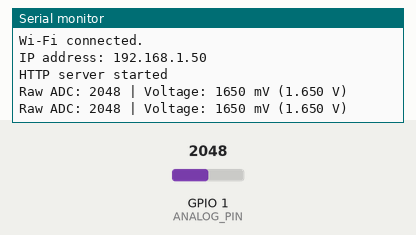
The sketch below on a simulated ESP32-S3. Shown: the last lines printed to the serial monitor. The inputs (shaded band) are chosen by the test bench; at power-on: GPIO 1 (ANALOG_PIN) = 2048 (analog values on the 0–4095 scale). WiFi joins after 1.5 s; servers stay silent unless stated.

Above: at 3.7 s.
3.8 s: GPIO 1 (ANALOG_PIN) set to 2866
At 5.1 s:
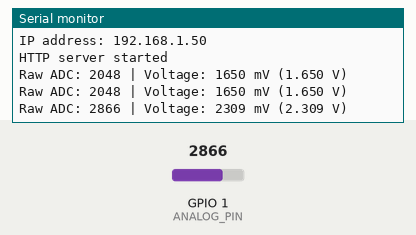
5.3 s: GPIO 1 (ANALOG_PIN) set to 3603
At 6.3 s:
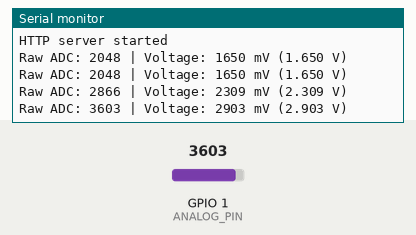
Timing chart, 0 to 8.3 s (numbered marks = the images above; inputs shaded):
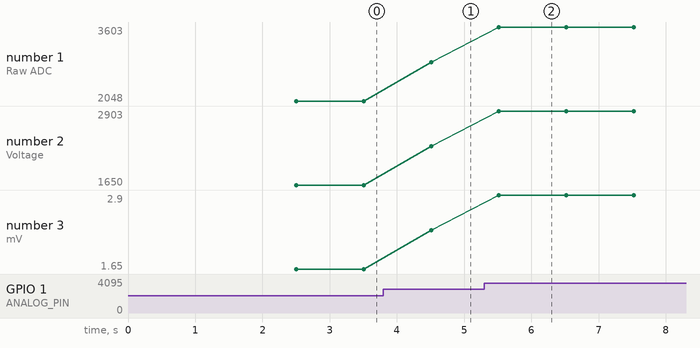

The sketch:

webserver_20261018203818.ino
```cpp
#include <WiFi.h>
#include <WebServer.h>

// Wi-Fiの接続情報を入力
const char* ssid = "aterm-bdbab8-g";
const char* password = "57d744f87f264";
const int ANALOG_PIN = 1; // 測定に使用するGPIOピン（例: GPIO1）

// ポート80（通常のHTTPポート）でWEBサーバーのインスタンスを作成
WebServer server(80);

// ルートパス「/」にアクセスされた時に実行される関数
void handleRoot() {
  String html = "<!DOCTYPE html><html>";
  html += "<head><meta charset=\"UTF-8\"><title>ESP32-S3 Web Server</title></head>";
  html += "<body>";
  html += "<h1>Hello from ESP32-S3!</h1>";
//  html += "<p>Webサーバーが正常に起動しています。</p>";
//  html += "</body></html>";

  // HTTPステータス200（成功）、コンテンツタイプ「text/html」でHTMLを送信
  server.send(200, "text/html", html);
}

// 登録されていないパスにアクセスされた時に実行される関数
void handleNotFound() {
  server.send(404, "text/plain", "404 Not Found");
}

void setup() {
  Serial.begin(115200);
  delay(1000);

  // Wi-Fiに接続
  Serial.println();
  Serial.print("Connecting to ");
  Serial.println(ssid);
  WiFi.begin(ssid, password);

  // 接続完了を待つ
  while (WiFi.status() != WL_CONNECTED) {
    delay(500);
    Serial.print(".");
  }

  // 接続されたらIPアドレスをシリアルモニターに表示
  Serial.println("");
  Serial.println("Wi-Fi connected.");
  Serial.print("IP address: ");
  Serial.println(WiFi.localIP());

  // ルーティングの設定（特定のURLパスと処理する関数を紐付け）
  server.on("/", handleRoot);
  server.onNotFound(handleNotFound);

  // サーバーの起動
  server.begin();
  Serial.println("HTTP server started");

  // ESP32-S3のデフォルト解像度は13bit（0?8191）ですが、
  // 明示的に12bit（0?4095）に固定しておくと他機種との互換性が上がります。
  analogReadResolution(12);

  // 3.3Vまでの電圧を測定できるようにアッテネータ（減衰器）を11dB（または12dB）に設定
  analogSetAttenuation(ADC_11db);
}

void loop() {
  // クライアントからの要求（HTTPリクエスト）を常に監視・処理する
  server.handleClient();

  int rawValue = analogRead(ANALOG_PIN);

  // 2. ミリボルト単位の電圧を直接取得（校正値が適用されます）
  uint32_t volt_mV = analogReadMilliVolts(ANALOG_PIN);

  // 3. ミリボルト（mV）をボルト（V）に変換
  float volt_V = volt_mV / 1000.0;

  // シリアルモニタへの出力
  Serial.print("Raw ADC: ");
  Serial.print(rawValue);
  Serial.print(" | Voltage: ");
  Serial.print(volt_mV);
  Serial.print(" mV (");
  Serial.print(volt_V, 3);
  Serial.println(" V)");

  delay(500); // 0.5秒ごとに測定
  delay(2); // ウォッチドッグタイマー(WDT)リセット対策用の短いディレイ

  String html = "<br>";
//  html += "<head><meta charset=\"UTF-8\"><title>Web Server</title></head>";
//  html += "<body>";
//  html += "<h1>Hello from ESP32-S3!</h1>";
  html += "Voltage:";
  html += volt_mV;
  html += "mV";
//  html += "</body></html>";

  // HTTPステータス200（成功）、コンテンツタイプ「text/html」でHTMLを送信
  server.send(200, "text/html", html);
  delay(500);
}
```

Measured:
- after the input at 3.8 s, the serial monitor: prints a new line after 0.71 s (image 1)
- after the input at 5.3 s, the serial monitor: prints a new line after 0.21 s (image 2)
- plotted number 1: 2048 → 2866 after the input at 3.8 s, 2866 → 3603 after the input at 5.3 s
- plotted number 2: 1650 → 2309 after the input at 3.8 s, 2309 → 2903 after the input at 5.3 s
- plotted number 3: 1.65 → 2.31 after the input at 3.8 s, 2.31 → 2.9 after the input at 5.3 s
